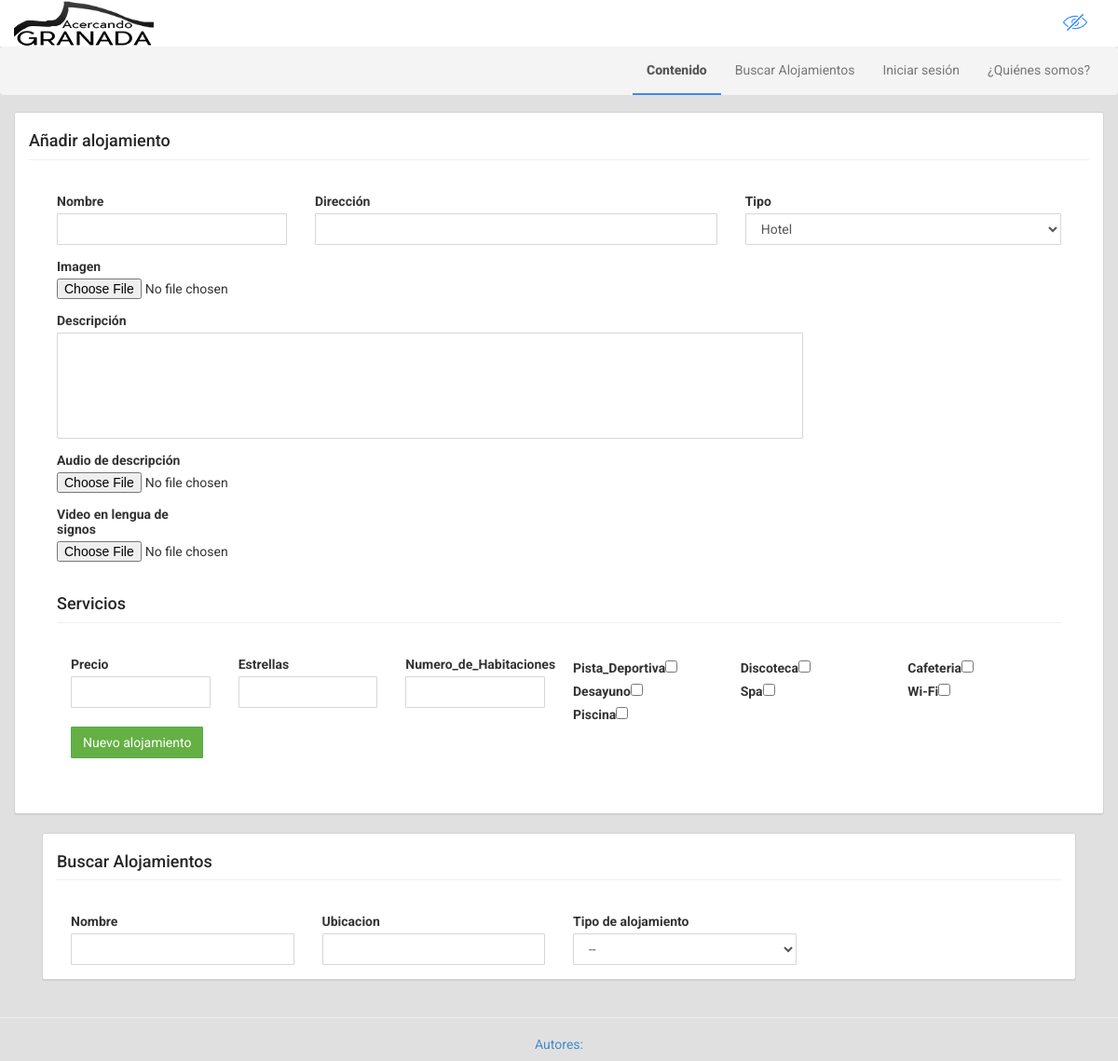
The page /GRXDev/index.php?cat=gestion_alojamientos on the database as committed earlier.
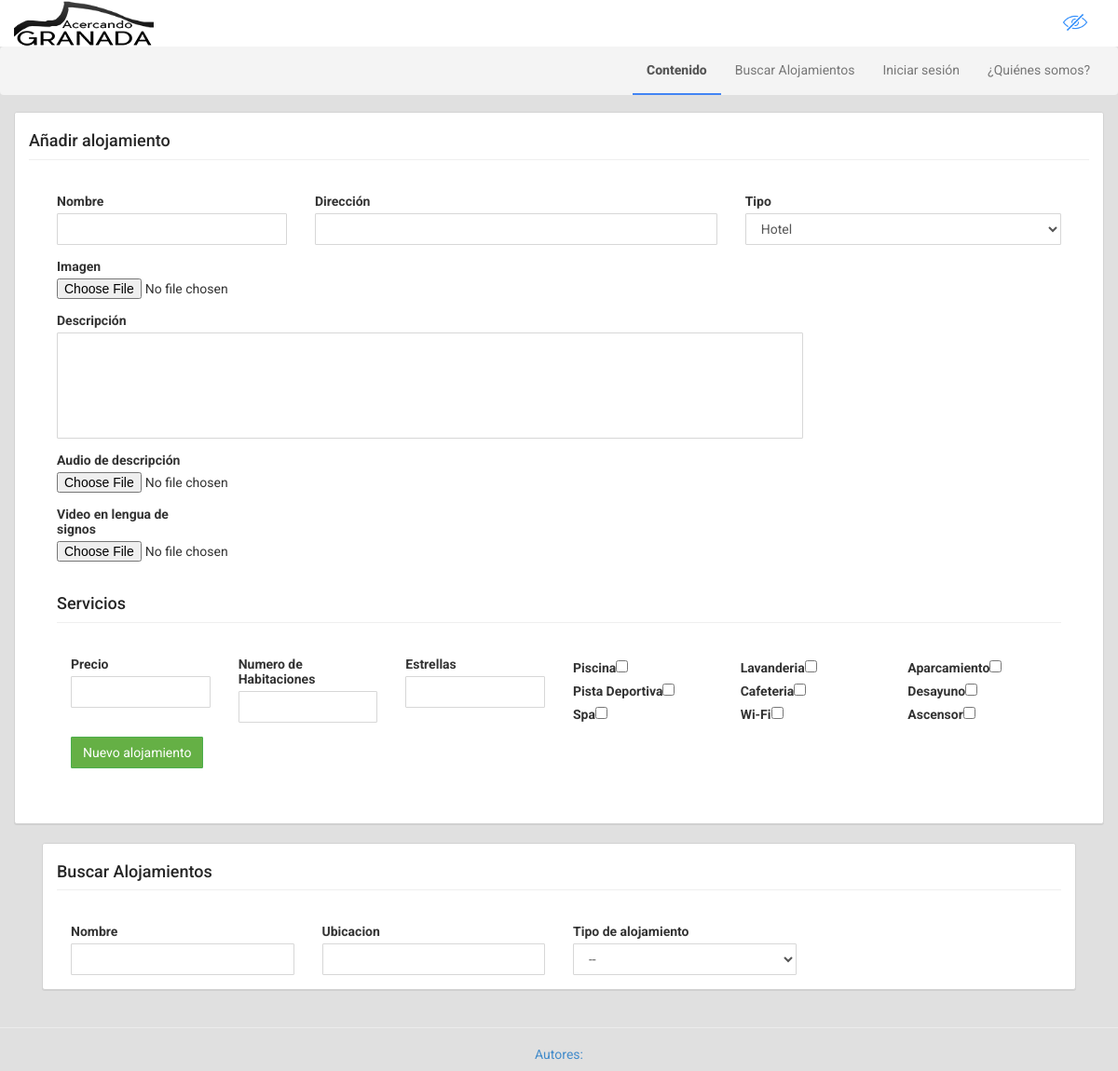
The same page on the database as committed later.
### tables this page shows
CREATE TABLE IF NOT EXISTS `caracteristicas` (
`ID_Caracteristicas` int(10) NOT NULL,
  `Descripcion` varchar(255) NOT NULL,
  `Tipo` varchar(255) NOT NULL,
  `Tipo_check` int(10) NOT NULL
);

### GRXDev/conexionBD.php (called while the page is built)
<?php
include "BD.php";
$datos = new BD("localhost", "root", "", "GRXDev");
?>

### GRXDev/BD.php (called while the page is built, shortened)
<?php
class BD {
    private $localhost;
    private $user;
    private $pass;
    public function BD($direccion, $usuario, $contrasenia, $basedatos) {
        $this->localhost = $direccion;
        $this->user = $usuario;
        $this->pass = $contrasenia;
        $this->database = $basedatos;
    }
    public function GetMyConnection() {
        $this->conexion = mysql_connect($this->localhost, $this->user, $this->pass) or die('Could not connect to server.');
        return $this->conexion;
    }
    public function Query($cadena) {
        return $res = mysql_query($cadena, $this->GetMyConnection());
    }
}

### GRXDev/gestion_alojamientos.php (the view, shortened to what the changed rows need)
<div class="container" id="main">
    <div class="row">
        <div center-block">
            <div class="panel panel-warning">
                <div class="panel-body">
                <form enctype="multipart/form-data" class="form col-md-12" action="script_nuevo_alojamiento.php" method="post">
                        <div class="panel-body">
                    <?php
                    include 'conexionBD.php';
                    $result=$datos->Query("SELECT * FROM caracteristicas WHERE tipo='0' order  by Tipo_check");
                    while($fila=mysql_fetch_array($result)){
                        if($fila['Tipo_check']=='1'){
                            echo '<div class="col-md-2 col-sm-2">';
                            echo '<label for="'.$fila['Descripcion'].'">'.$fila['Descripcion'].'</label>';
                            echo '<input type="checkbox"  name="'.$fila['ID_Caracteristicas'].'" value="'.$fila['ID_Caracteristicas'].'" >';
                        }else{
                            echo '<div class="form-group col-md-2 col-sm-2">';
                            echo '<label for="'.$fila['Descripcion'].'">'.$fila['Descripcion'].'</label>';
                            echo '<input type="text" id="'.$fila['ID_Caracteristicas'].'" name="'.$fila['ID_Caracteristicas'].'" class="form-control" >';
                        }
                        echo '</div>';
                    }
                    ?>
                        </div>
                    </div>
                </div>
            </div>
        </div>
    </div>

Rows that differ between the two databases and show on the page:
removed caracteristicas: Descripcion "Discoteca"
changed caracteristicas: Descripcion "Numero_de_Habitaciones" → "Numero de Habitaciones"; moves up the list
shown differently, row unchanged: caracteristicas "Piscina": moves up the list
added caracteristicas: Descripcion "Lavanderia"
added caracteristicas: Descripcion "Aparcamiento"
changed caracteristicas: Descripcion "Pista_Deportiva" → "Pista Deportiva"
added caracteristicas: Descripcion "Ascensor"
